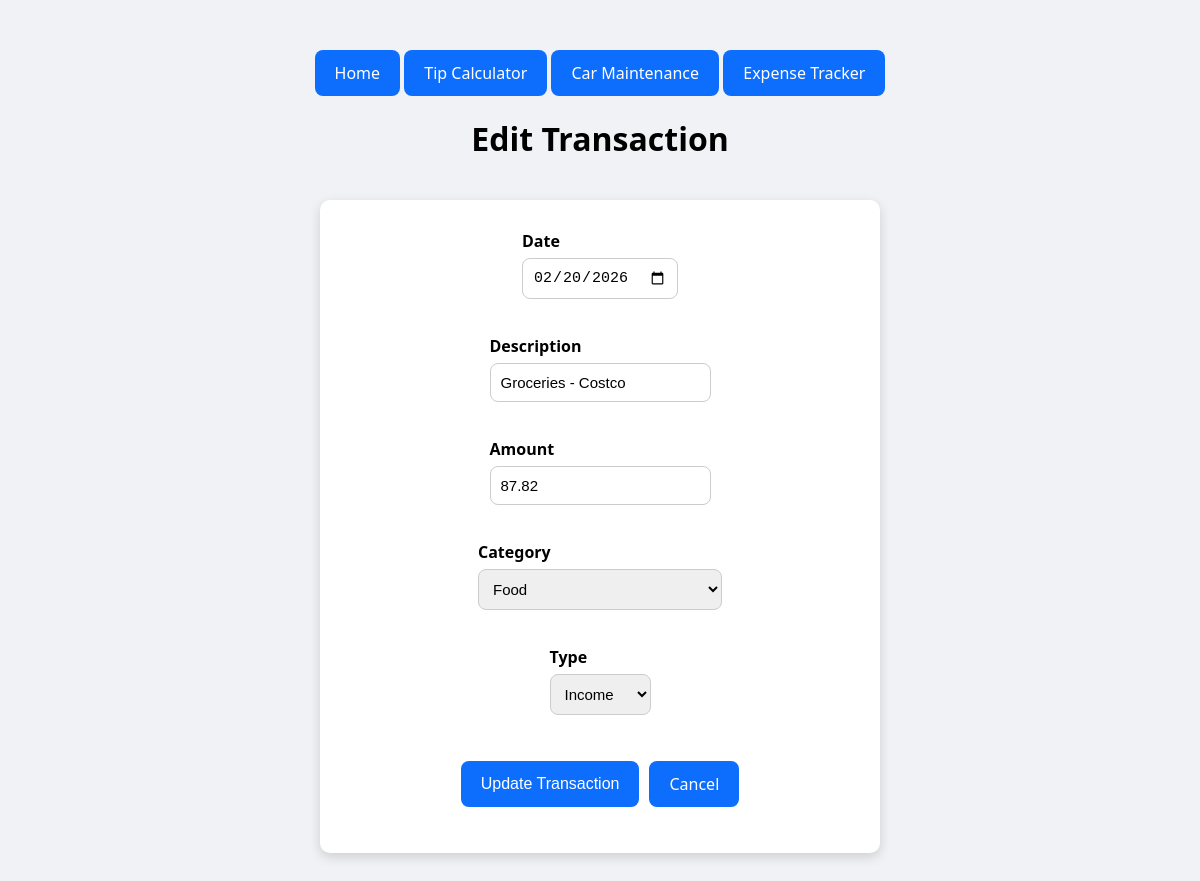
/expense_tracker/edit/3, run on an earlier commit of the app's database.
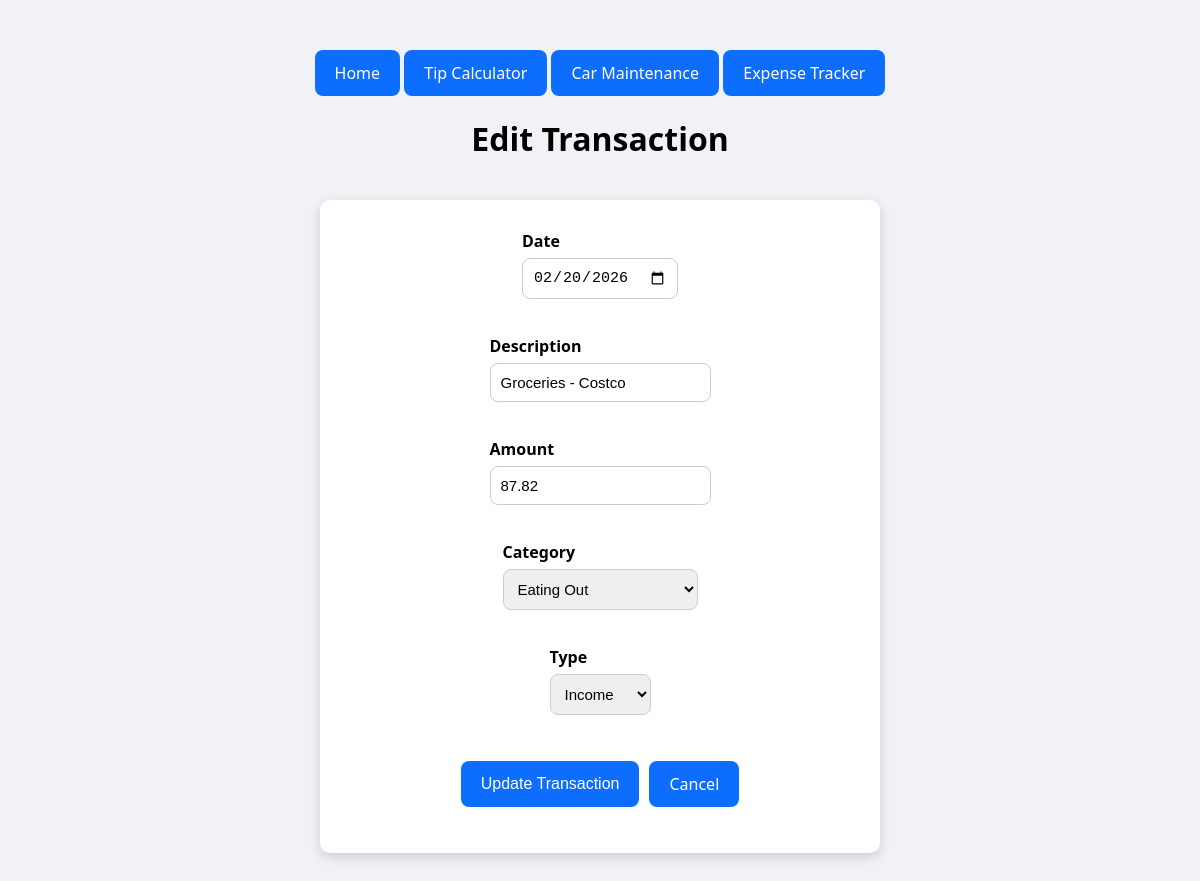
And on a later commit of the database.
### app/expense_tracker/models.py (models this page shows, shortened)
class Transaction(db.Model):
    id = db.Column(db.Integer, primary_key=True)
    date = db.Column(db.Date, nullable=False)
    description = db.Column(db.String(2000), nullable=False)
    amount = db.Column(db.Numeric(10,2), nullable=False)
    category_id = db.Column(db.Integer, db.ForeignKey("categories.id"), nullable=False)
    type = db.Column(db.String(2000), nullable=False)
    created_at = db.Column(db.DateTime(timezone=True), default=lambda: datetime.now(timezone.utc))

class Category(db.Model):
    __tablename__ = "categories"
    id = db.Column(db.Integer, primary_key=True)
    name = db.Column(db.String(200), unique=True, nullable=False)
    active = db.Column(db.Boolean, default=True)
    transactions = db.relationship("Transaction", backref="category_obj", lazy=True)

### app/expense_tracker/routes.py (the view)
@expense_tracker.route("/edit/<int:tx_id>", methods=["GET"])
def edit_record(tx_id):
    tx = Transaction.query.get_or_404(tx_id)
    categories = Category.query.all()
    return render_template("edit_record.html", tx=tx, categories=categories)

### app/expense_tracker/templates/edit_record.html (shortened to what this page needs)
{% extends "base.html" %}
{% block content %}
<h1>Edit Transaction</h1>
<div class="the-card">
    <form method="POST">
        <div class="form-group">
            <label for="date">Date</label>
            <input type="date" id="date" name="date" value="{{ tx.date.strftime('%Y-%m-%d') }}" required>
        </div>
        <div class="form-group">
            <label for="description">Description</label>
            <input type="text" id="description" name="description" value="{{ tx.description }}" required>
        </div>
        <div class="form-group">
            <label for="amount">Amount</label>
            <input type="number" step="0.01" min="0" id="amount" name="amount" value="{{ tx.amount }}" required>
        </div>
        <div class="form-group">
            <label for="category">Category</label>
            <select id="category" name="category" required>
                {% for cat in categories %}
                    <option value="{{ cat.id }}" {% if tx.category_id == cat.id %}selected{% endif %}>
                        {{ cat.name }}
                    </option>
                {% endfor %}
            </select>
        </div>
        <div class="form-group">
            <label for="type">Type</label>
            <select id="type" name="type" required>
                <option value="income" {% if tx.type == "income" %}selected{% endif %}>Income</option>
            </select>
        </div>
        <div class="form-actions">
            <button type="submit" class="btn">Update Transaction</button>
            <a href="{{ url_for('expense_tracker.view_all') }}" class="btn">Cancel</a>
        </div>
    </form>
</div>
{% endblock %}

What changed in the data, as far as the page shows it:
changed through a linked row, Transaction "Groceries - Costco": category "Food" → "Eating Out"
